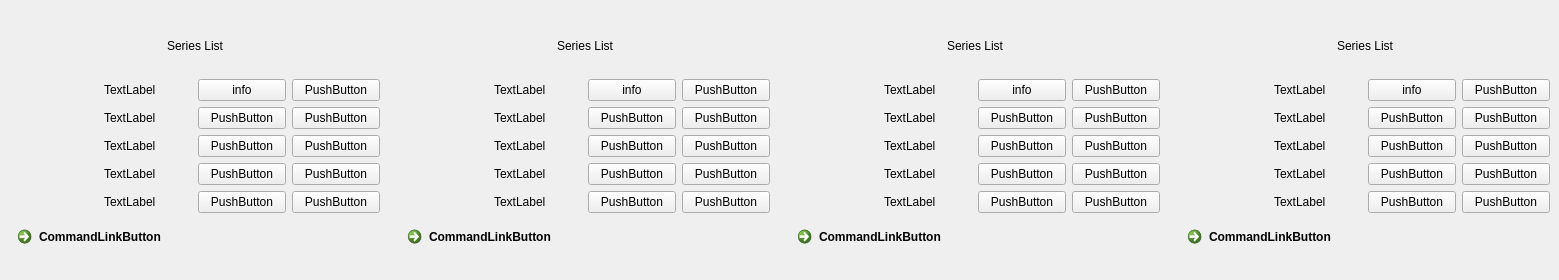
   <widget class="QWidget" name="tabWidgetPage2" native="true">
    <attribute name="title">
     <string/>
    </attribute>
    <widget class="QWidget" name="gridLayoutWidget_23">
     <property name="geometry">
      <rect>
       <x>10</x>
       <y>20</y>
       <width>370</width>
       <height>251</height>
      </rect>
     </property>
     <layout class="QGridLayout" name="seriesList_43">
      <item row="0" column="0" colspan="4">
       <widget class="QLabel" name="label_256">
        <property name="text">
         <string>&lt;html&gt;&lt;head/&gt;&lt;body&gt;&lt;p align=&quot;center&quot;&gt;Series List&lt;/p&gt;&lt;/body&gt;&lt;/html&gt;</string>
        </property>
       </widget>
      </item>
      <item row="5" column="2">
       <widget class="QPushButton" name="pushButton_440">
        <property name="text">
         <string>PushButton</string>
        </property>
       </widget>
      </item>
      <item row="2" column="2">
       <widget class="QPushButton" name="pushButton_441">
        <property name="text">
         <string>PushButton</string>
        </property>
       </widget>
      </item>
      <item row="3" column="2">
       <widget class="QPushButton" name="pushButton_442">
        <property name="text">
         <string>PushButton</string>
        </property>
       </widget>
      </item>
      <item row="4" column="2">
       <widget class="QPushButton" name="pushButton_443">
        <property name="text">
         <string>PushButton</string>
        </property>
       </widget>
      </item>
      <item row="2" column="3">
       <widget class="QPushButton" name="pushButton_444">
        <property name="text">
         <string>PushButton</string>
        </property>
       </widget>
      </item>
      <item row="4" column="3">
       <widget class="QPushButton" name="pushButton_445">
        <property name="text">
         <string>PushButton</string>
        </property>
       </widget>
      </item>
      <item row="3" column="3">
       <widget class="QPushButton" name="pushButton_446">
        <property name="text">
         <string>PushButton</string>
        </property>
       </widget>
      </item>
      <item row="5" column="3">
       <widget class="QPushButton" name="pushButton_447">
        <property name="text">
         <string>PushButton</string>
        </property>
       </widget>
      </item>
      <item row="1" column="3">
       <widget class="QPushButton" name="pushButton_448">
        <property name="text">
         <string>PushButton</string>
        </property>
       </widget>
      </item>
      <item row="3" column="1">
       <widget class="QLabel" name="label_257">
        <property name="text">
         <string>TextLabel</string>
        </property>
       </widget>
      </item>
      <item row="1" column="2">
       <widget class="QPushButton" name="buttonInfo_43">
        <property name="text">
         <string>info</string>
        </property>
       </widget>
      </item>
      <item row="1" column="0" rowspan="5">
       <widget class="QLabel" name="seriesPhoto_43">
        <property name="maximumSize">
         <size>
          <width>100</width>
          <height>100</height>
         </size>
        </property>
        <property name="text">
         <string/>
        </property>
        <property name="pixmap">
         <pixmap>C:/Users/DeadlyComputer/Desktop/photo/578211-gettyimages-542930526.jpg</pixmap>
        </property>
        <property name="scaledContents">
         <bool>true</bool>
        </property>
       </widget>
      </item>
      <item row="1" column="1">
       <widget class="QLabel" name="item_43">
        <property name="text">
         <string>TextLabel</string>
        </property>
       </widget>
      </item>
      <item row="2" column="1">
       <widget class="QLabel" name="label_258">
        <property name="text">
         <string>TextLabel</string>
        </property>
       </widget>
      </item>
      <item row="5" column="1">
       <widget class="QLabel" name="label_259">
        <property name="text">
         <string>TextLabel</string>
        </property>
       </widget>
      </item>
      <item row="4" column="1">
       <widget class="QLabel" name="label_260">
        <property name="text">
         <string>TextLabel</string>
        </property>
       </widget>
      </item>
      <item row="6" column="0" colspan="4">
       <widget class="QCommandLinkButton" name="commandLinkButton_43">
        <property name="text">
         <string>CommandLinkButton</string>
        </property>
       </widget>
      </item>
     </layout>
    </widget>
    <widget class="QWidget" name="gridLayoutWidget_24">
     <property name="geometry">
      <rect>
       <x>400</x>
       <y>20</y>
       <width>370</width>
       <height>251</height>
      </rect>
     </property>
     <layout class="QGridLayout" name="seriesList_44">
      <item row="0" column="0" colspan="4">
       <widget class="QLabel" name="label_261">
        <property name="text">
         <string>&lt;html&gt;&lt;head/&gt;&lt;body&gt;&lt;p align=&quot;center&quot;&gt;Series List&lt;/p&gt;&lt;/body&gt;&lt;/html&gt;</string>
        </property>
       </widget>
      </item>
      <item row="5" column="2">
       <widget class="QPushButton" name="pushButton_449">
        <property name="text">
         <string>PushButton</string>
        </property>
       </widget>
      </item>
      <item row="2" column="2">
       <widget class="QPushButton" name="pushButton_450">
        <property name="text">
         <string>PushButton</string>
        </property>
       </widget>
      </item>
      <item row="3" column="2">
       <widget class="QPushButton" name="pushButton_451">
        <property name="text">
         <string>PushButton</string>
        </property>
       </widget>
      </item>
      <item row="4" column="2">
       <widget class="QPushButton" name="pushButton_452">
        <property name="text">
         <string>PushButton</string>
        </property>
       </widget>
      </item>
      <item row="2" column="3">
       <widget class="QPushButton" name="pushButton_453">
        <property name="text">
         <string>PushButton</string>
        </property>
       </widget>
      </item>
      <item row="4" column="3">
       <widget class="QPushButton" name="pushButton_454">
        <property name="text">
         <string>PushButton</string>
        </property>
       </widget>
      </item>
      <item row="3" column="3">
       <widget class="QPushButton" name="pushButton_455">
        <property name="text">
         <string>PushButton</string>
        </property>
       </widget>
      </item>
      <item row="5" column="3">
       <widget class="QPushButton" name="pushButton_456">
        <property name="text">
         <string>PushButton</string>
        </property>
       </widget>
      </item>
      <item row="1" column="3">
       <widget class="QPushButton" name="pushButton_457">
        <property name="text">
         <string>PushButton</string>
        </property>
       </widget>
      </item>
      <item row="3" column="1">
       <widget class="QLabel" name="label_262">
        <property name="text">
         <string>TextLabel</string>
        </property>
       </widget>
      </item>
      <item row="1" column="2">
       <widget class="QPushButton" name="buttonInfo_44">
        <property name="text">
         <string>info</string>
        </property>
       </widget>
      </item>
      <item row="1" column="0" rowspan="5">
       <widget class="QLabel" name="seriesPhoto_44">
        <property name="maximumSize">
         <size>
          <width>100</width>
          <height>100</height>
         </size>
        </property>
        <property name="text">
         <string/>
        </property>
        <property name="pixmap">
         <pixmap>C:/Users/DeadlyComputer/Desktop/photo/578211-gettyimages-542930526.jpg</pixmap>
        </property>
        <property name="scaledContents">
         <bool>true</bool>
        </property>
       </widget>
      </item>
      <item row="1" column="1">
       <widget class="QLabel" name="item_44">
        <property name="text">
         <string>TextLabel</string>
        </property>
       </widget>
      </item>
      <item row="2" column="1">
       <widget class="QLabel" name="label_263">
        <property name="text">
         <string>TextLabel</string>
        </property>
       </widget>
      </item>
      <item row="5" column="1">
       <widget class="QLabel" name="label_264">
        <property name="text">
         <string>TextLabel</string>
        </property>
       </widget>
      </item>
      <item row="4" column="1">
       <widget class="QLabel" name="label_265">
        <property name="text">
         <string>TextLabel</string>
        </property>
       </widget>
      </item>
      <item row="6" column="0" colspan="4">
       <widget class="QCommandLinkButton" name="commandLinkButton_44">
        <property name="text">
         <string>CommandLinkButton</string>
        </property>
       </widget>
      </item>
     </layout>
    </widget>
    <widget class="QWidget" name="gridLayoutWidget_25">
     <property name="geometry">
      <rect>
       <x>790</x>
       <y>20</y>
       <width>370</width>
       <height>251</height>
      </rect>
     </property>
     <layout class="QGridLayout" name="seriesList_45">
      <item row="0" column="0" colspan="4">
       <widget class="QLabel" name="label_266">
        <property name="text">
         <string>&lt;html&gt;&lt;head/&gt;&lt;body&gt;&lt;p align=&quot;center&quot;&gt;Series List&lt;/p&gt;&lt;/body&gt;&lt;/html&gt;</string>
        </property>
       </widget>
      </item>
      <item row="5" column="2">
       <widget class="QPushButton" name="pushButton_458">
        <property name="text">
         <string>PushButton</string>
        </property>
       </widget>
      </item>
      <item row="2" column="2">
       <widget class="QPushButton" name="pushButton_459">
        <property name="text">
         <string>PushButton</string>
        </property>
       </widget>
      </item>
      <item row="3" column="2">
       <widget class="QPushButton" name="pushButton_460">
        <property name="text">
         <string>PushButton</string>
        </property>
       </widget>
      </item>
      <item row="4" column="2">
       <widget class="QPushButton" name="pushButton_461">
        <property name="text">
         <string>PushButton</string>
        </property>
       </widget>
      </item>
      <item row="2" column="3">
       <widget class="QPushButton" name="pushButton_462">
        <property name="text">
         <string>PushButton</string>
        </property>
       </widget>
      </item>
      <item row="4" column="3">
       <widget class="QPushButton" name="pushButton_463">
        <property name="text">
         <string>PushButton</string>
        </property>
       </widget>
      </item>
      <item row="3" column="3">
       <widget class="QPushButton" name="pushButton_464">
        <property name="text">
         <string>PushButton</string>
        </property>
       </widget>
      </item>
      <item row="5" column="3">
       <widget class="QPushButton" name="pushButton_465">
        <property name="text">
         <string>PushButton</string>
        </property>
       </widget>
      </item>
      <item row="1" column="3">
       <widget class="QPushButton" name="pushButton_466">
        <property name="text">
         <string>PushButton</string>
        </property>
       </widget>
      </item>
      <item row="3" column="1">
       <widget class="QLabel" name="label_267">
        <property name="text">
         <string>TextLabel</string>
        </property>
       </widget>
      </item>
      <item row="1" column="2">
       <widget class="QPushButton" name="buttonInfo_45">
        <property name="text">
         <string>info</string>
        </property>
       </widget>
      </item>
      <item row="1" column="0" rowspan="5">
       <widget class="QLabel" name="seriesPhoto_45">
        <property name="maximumSize">
         <size>
          <width>100</width>
          <height>100</height>
         </size>
        </property>
        <property name="text">
         <string/>
        </property>
        <property name="pixmap">
         <pixmap>C:/Users/DeadlyComputer/Desktop/photo/578211-gettyimages-542930526.jpg</pixmap>
        </property>
        <property name="scaledContents">
         <bool>true</bool>
        </property>
       </widget>
      </item>
      <item row="1" column="1">
       <widget class="QLabel" name="item_45">
        <property name="text">
         <string>TextLabel</string>
        </property>
       </widget>
      </item>
      <item row="2" column="1">
       <widget class="QLabel" name="label_268">
        <property name="text">
         <string>TextLabel</string>
        </property>
       </widget>
      </item>
      <item row="5" column="1">
       <widget class="QLabel" name="label_269">
        <property name="text">
         <string>TextLabel</string>
        </property>
       </widget>
      </item>
      <item row="4" column="1">
       <widget class="QLabel" name="label_270">
        <property name="text">
         <string>TextLabel</string>
        </property>
       </widget>
      </item>
      <item row="6" column="0" colspan="4">
       <widget class="QCommandLinkButton" name="commandLinkButton_45">
        <property name="text">
         <string>CommandLinkButton</string>
        </property>
       </widget>
      </item>
     </layout>
    </widget>
    <widget class="QWidget" name="gridLayoutWidget_26">
     <property name="geometry">
      <rect>
       <x>1180</x>
       <y>20</y>
       <width>370</width>
       <height>251</height>
      </rect>
     </property>
     <layout class="QGridLayout" name="seriesList_46">
      <item row="0" column="0" colspan="4">
       <widget class="QLabel" name="label_271">
        <property name="text">
         <string>&lt;html&gt;&lt;head/&gt;&lt;body&gt;&lt;p align=&quot;center&quot;&gt;Series List&lt;/p&gt;&lt;/body&gt;&lt;/html&gt;</string>
        </property>
       </widget>
      </item>
      <item row="5" column="2">
       <widget class="QPushButton" name="pushButton_467">
        <property name="text">
         <string>PushButton</string>
        </property>
       </widget>
      </item>
      <item row="2" column="2">
       <widget class="QPushButton" name="pushButton_468">
        <property name="text">
         <string>PushButton</string>
        </property>
       </widget>
      </item>
      <item row="3" column="2">
       <widget class="QPushButton" name="pushButton_469">
        <property name="text">
         <string>PushButton</string>
        </property>
       </widget>
      </item>
      <item row="4" column="2">
       <widget class="QPushButton" name="pushButton_470">
        <property name="text">
         <string>PushButton</string>
        </property>
       </widget>
      </item>
      <item row="2" column="3">
       <widget class="QPushButton" name="pushButton_471">
        <property name="text">
         <string>PushButton</string>
        </property>
       </widget>
      </item>
      <item row="4" column="3">
       <widget class="QPushButton" name="pushButton_472">
        <property name="text">
         <string>PushButton</string>
        </property>
       </widget>
      </item>
      <item row="3" column="3">
       <widget class="QPushButton" name="pushButton_473">
        <property name="text">
         <string>PushButton</string>
        </property>
       </widget>
      </item>
      <item row="5" column="3">
       <widget class="QPushButton" name="pushButton_474">
        <property name="text">
         <string>PushButton</string>
        </property>
       </widget>
      </item>
      <item row="1" column="3">
       <widget class="QPushButton" name="pushButton_475">
        <property name="text">
         <string>PushButton</string>
        </property>
       </widget>
      </item>
      <item row="3" column="1">
       <widget class="QLabel" name="label_272">
        <property name="text">
         <string>TextLabel</string>
        </property>
       </widget>
      </item>
      <item row="1" column="2">
       <widget class="QPushButton" name="buttonInfo_46">
        <property name="text">
         <string>info</string>
        </property>
       </widget>
      </item>
      <item row="1" column="0" rowspan="5">
       <widget class="QLabel" name="seriesPhoto_46">
        <property name="maximumSize">
         <size>
          <width>100</width>
          <height>100</height>
         </size>
        </property>
        <property name="text">
         <string/>
        </property>
        <property name="pixmap">
         <pixmap>C:/Users/DeadlyComputer/Desktop/photo/578211-gettyimages-542930526.jpg</pixmap>
        </property>
        <property name="scaledContents">
         <bool>true</bool>
        </property>
       </widget>
      </item>
      <item row="1" column="1">
       <widget class="QLabel" name="item_46">
        <property name="text">
         <string>TextLabel</string>
        </property>
       </widget>
      </item>
      <item row="2" column="1">
       <widget class="QLabel" name="label_273">
        <property name="text">
         <string>TextLabel</string>
        </property>
       </widget>
      </item>
      <item row="5" column="1">
       <widget class="QLabel" name="label_274">
        <property name="text">
         <string>TextLabel</string>
        </property>
       </widget>
      </item>
      <item row="4" column="1">
       <widget class="QLabel" name="label_275">
        <property name="text">
         <string>TextLabel</string>
        </property>
       </widget>
      </item>
      <item row="6" column="0" colspan="4">
       <widget class="QCommandLinkButton" name="commandLinkButton_46">
        <property name="text">
         <string>CommandLinkButton</string>
        </property>
       </widget>
      </item>
     </layout>
    </widget>
   </widget>
